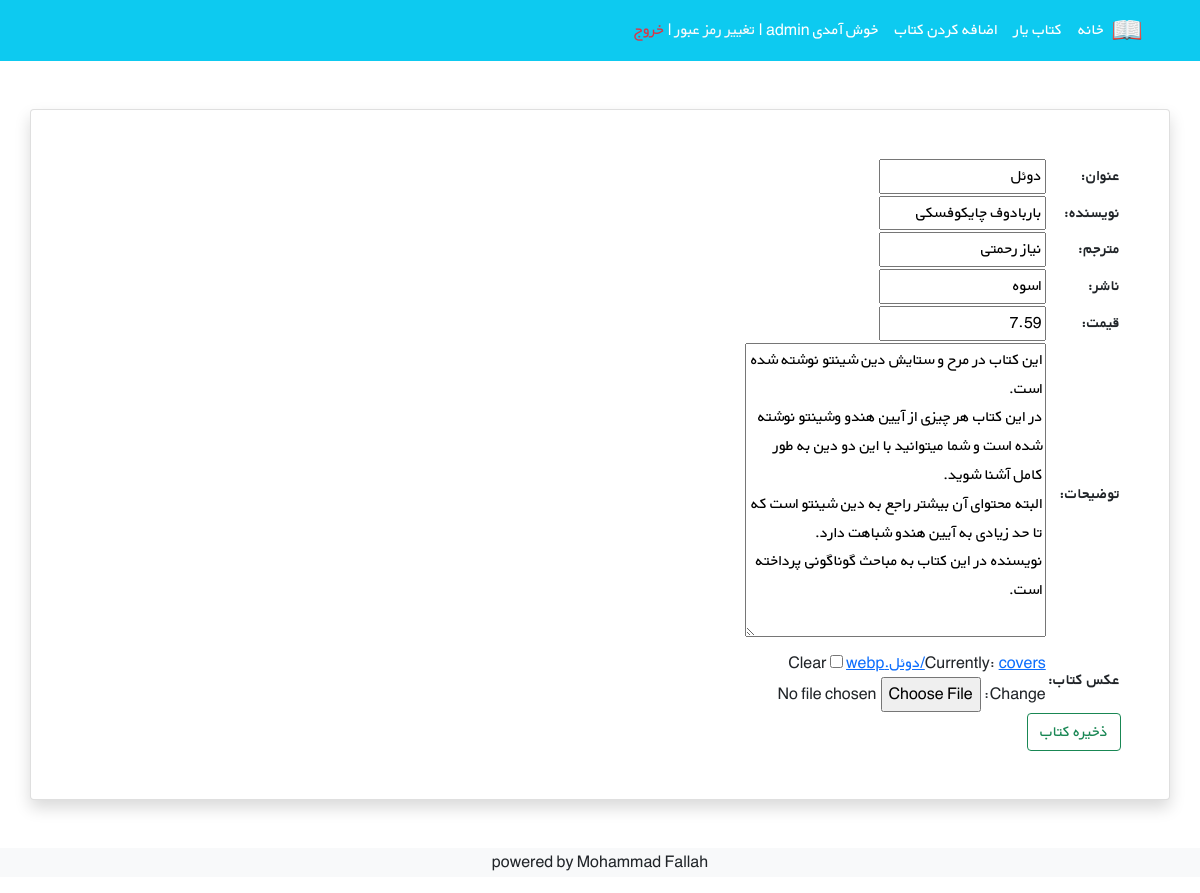
Page /update/15/ (signed in) on the committed database.
### accounts/models.py (models this page shows)
class CustomUser(AbstractUser):
    GENDER_CHOICES = {
        ('M', "Male"),
        ('F', "Female"),
    }
    national_id = models.CharField(max_length=10, blank=True)
    phone_number = models.CharField(max_length=20, blank=True)
    gender = models.CharField(max_length=1, choices=GENDER_CHOICES, blank=True)
    birthday = models.DateField(null=True, blank=True)

### books/models.py (models this page shows, shortened)
class Book(models.Model):
    owner = models.ForeignKey(to=get_user_model(), on_delete=models.CASCADE, default=1)
    title = models.CharField(max_length = 60, verbose_name="عنوان")
    author = models.CharField(max_length = 100, verbose_name="نویسنده")
    translator = models.CharField(max_length=100, blank=True, verbose_name="مترجم")
    publisher = models.CharField(max_length=100, blank=True, verbose_name="ناشر")
    price = models.DecimalField(max_digits=5, decimal_places=2, verbose_name="قیمت")
    description = models.TextField(verbose_name="توضیحات")
    cover = models.ImageField(upload_to='covers/', blank=True, verbose_name="عکس کتاب")

### books/views.py (the view)
# urls.py: path('update/<int:pk>/', views.UpdateBook.as_view(), name='update'),
class UpdateBook(LoginRequiredMixin, UserPassesTestMixin, generic.UpdateView):
    model = Book
    template_name = 'book_new.html'
    fields = ['title','author','translator','publisher','price','description','cover']
    success_url = reverse_lazy('book_list')
    def test_func(self):
        book = self.get_object()
        return book.owner == self.request.user

### books/templates/book_new.html (shortened to what this page needs)
{% extends "base.html" %}
{% block content %}
<div class="container card shadow p-5 mt-5" dir="rtl">
    <form dir method="post" enctype="multipart/form-data">
        <table>
            {{ form.as_table }}
        </table>
        <input class="btn btn-outline-success" type="submit" value="ذخیره کتاب">
    </form>
</div>
{% endblock content %}

### templates/base.html (shortened to what this page needs)
{% load static %}
<!DOCTYPE html>
<html lang="en">
<head>
    <link href="https://cdn.jsdelivr.net/npm/bootstrap@5.1.3/dist/css/bootstrap.min.css" rel="stylesheet"
>
    <link rel="stylesheet" href="{% static 'css/style.css' %}">
    <link rel="stylesheet" href="{% static 'css/login.css' %}">
</head>
<body>
    <nav class="navbar navbar-expand-lg navbar-dark bg-info" dir="rtl">
        <div class="container">
            <a class="navbar-brand" href="{% url 'book_list' %}">
                <img src="{% static 'icons/book.png' %}" alt="" height="30"
                     class="d-inline-block align-text-top">
            </a>
            <div class="collapse navbar-collapse" id="navbarNavAltMarkup">
                <div class="navbar-nav align-items-center">
                    <a class="nav-link active" href="{% url 'home' %}">خانه</a>
                    <a class="nav-link active" href="{% url 'book_list' %}">کتاب یار</a>
                    <a class="nav-link active" href="{% url 'new_book' %}">اضافه کردن کتاب</a>
                    <div class="text-white mx-2">
                    {% if user.is_authenticated %}
                        خوش آمدی {{ user }}
                        |
                        <a class="link-light text-decoration-none" href="{% url 'password_change' %}">تغییر رمز عبور</a>
                        |
                        <a class="link-danger text-decoration-none" href="{% url 'logout' %}">خروج</a>
                    {% else %}
                        <a class="link-light text-decoration-none" href="{% url 'signup' %}">ثبت نام</a>
                        |
                        <a class="link-light text-decoration-none" href="{% url 'login' %}">ورود</a>
                    {% endif %}
                </div>
            </div>
        </div>
    </nav>
    {% block content %}{% endblock content %}
    <footer class="bg-light text-center text-lg-start mt-5">
        <div class="text-center bg-grey">
            <p>powered by Mohammad Fallah</p>
        </div>
    </footer>
</body>
</html>

### books/static/css/style.css (style rules this page uses)
* { font-family: 'BYekan', sans-serif; line-height: 1.8rem; }

### rows in the picture
CustomUser: username "admin"
Book: title "دوئل", author "باربادوف چایکوفسکی", translator "نیاز رحمتی", publisher "اسوه", price "7.59", description "این کتاب در مرح و ستایش دین شینتو نوشته شده است. در این کتاب هر چیزی از آیین هندو وشینتو نوشته شده است و شما میتوانید با این دو دین به طور کامل آشنا شوید. البته محتوای آن بیشتر راجع به دین شینتو است که تا حد زیادی به آیین هندو شباهت دارد. نویسنده در این کتاب به مباحث گوناگونی پرداخته است."
